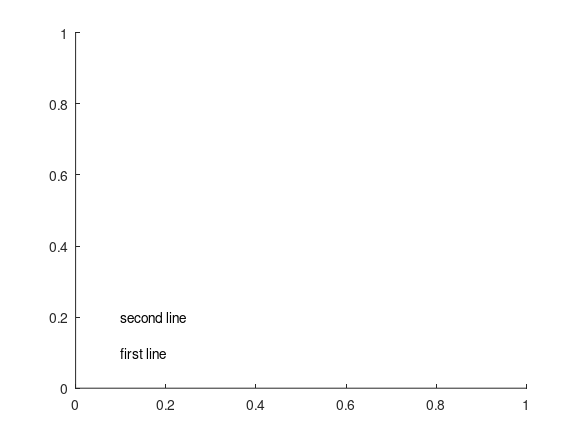

This figure's MATLAB source: (Note: this script raises an error after producing the figure.)
%=============================================================================
% Copyright (c) 2016-present Allan CORNET (Nelson)
%=============================================================================
% This file is part of Nelson.
%=============================================================================
% LICENCE_BLOCK_BEGIN
% SPDX-License-Identifier: LGPL-3.0-or-later
% LICENCE_BLOCK_END
%=============================================================================
% <--ADV-CLI MODE-->
%=============================================================================
reset(groot());
%=============================================================================
f = figure('Visible', 'off');
ax = axes('Parent', f);
% Reference boxes for one line of each width, to compare the stacked block to.
short = text(ax, 0.1, 0.1, 'first line');
long = text(ax, 0.1, 0.2, 'second line');
drawnow();
shortExtent = get(short, 'Extent');
longExtent = get(long, 'Extent');
asserts.istrue(longExtent(3) > shortExtent(3));
%=============================================================================
% A char(10) in the string breaks the line: the block is as wide as its widest
% line (not the two of them run together) and taller than a single line.
tNewline = text(ax, 0.1, 0.3, sprintf('first line\nsecond line'));
drawnow();
newlineExtent = get(tNewline, 'Extent');
asserts.isequal(class(get(tNewline, 'String')), 'char');
asserts.isequal(numel(get(tNewline, 'String')), 22);
asserts.isapprox(newlineExtent(3), longExtent(3));
asserts.istrue(newlineExtent(4) > longExtent(4));
asserts.istrue(newlineExtent(3) < shortExtent(3) + longExtent(3));
%=============================================================================
% The '|' delimiter keeps working and lays out the same block.
tPipe = text(ax, 0.1, 0.4, 'first line|second line');
drawnow();
pipeExtent = get(tPipe, 'Extent');
asserts.isequal(get(tPipe, 'String'), {'first line'; 'second line'});
asserts.isapprox(pipeExtent(3), newlineExtent(3));
asserts.isapprox(pipeExtent(4), newlineExtent(4));
%=============================================================================
% A cell of character vectors renders as as many lines, not as one string.
tCell = text(ax, 0.1, 0.5, {'first line', 'second line'});
drawnow();
cellExtent = get(tCell, 'Extent');
asserts.isapprox(cellExtent(3), newlineExtent(3));
asserts.isapprox(cellExtent(4), newlineExtent(4));
%=============================================================================
% A character matrix is accepted and gives one line per row.
tCharMatrix = text(ax, 0.1, 0.6, ['first line '; 'second line']);
drawnow();
charMatrixExtent = get(tCharMatrix, 'Extent');
asserts.isequal(get(tCharMatrix, 'String'), {'first line'; 'second line'});
asserts.isapprox(charMatrixExtent(3), newlineExtent(3));
asserts.isapprox(charMatrixExtent(4), newlineExtent(4));
%=============================================================================
% Three lines are taller than two, by the same step two is taller than one.
tThree = text(ax, 0.1, 0.7, sprintf('first line\nsecond line\nfirst line'));
drawnow();
threeExtent = get(tThree, 'Extent');
asserts.istrue(threeExtent(4) > newlineExtent(4));
asserts.isapprox(threeExtent(4) - newlineExtent(4), newlineExtent(4) - longExtent(4), 1e-6);
asserts.isapprox(threeExtent(3), newlineExtent(3));
%=============================================================================
% A string array is another way of writing the same block.
tString = text(ax, 0.1, 0.8, ["first line"; "second line"]);
drawnow();
stringExtent = get(tString, 'Extent');
asserts.isapprox(stringExtent(3), newlineExtent(3));
asserts.isapprox(stringExtent(4), newlineExtent(4));
%=============================================================================
% A character matrix with padded rows loses the padding, as cellstr does.
tPadded = text(ax, 0.1, 0.9, ['ab '; 'cde']);
asserts.isequal(get(tPadded, 'String'), {'ab'; 'cde'});
%=============================================================================
% A value that is none of those forms is still rejected.
R = false;
try
  set(tPadded, 'String', magic(3));
catch e
  R = strcmp(e.identifier, 'Nelson:graphics:propertyError');
end
asserts.istrue(R);
%=============================================================================
close(f);
close all;
%=============================================================================
